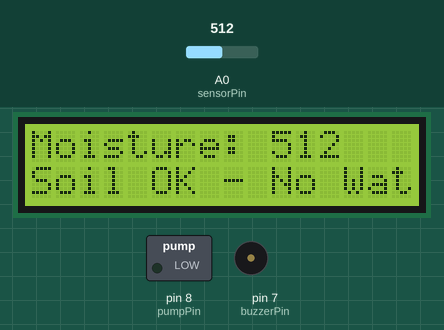
Simulated run of this sketch. Board: Arduino Uno, built with avr-gcc and run on an emulated ATmega328P. On the bench: 16×2 character LCD, switched loads named in the sketch (green lamp = pin HIGH), buzzer (waves = sounding, pin HIGH). Inputs (shaded band) come from the test bench; at power-on: A0 (sensorPin) = 512. What the sketch prints to the serial monitor is not drawn.

Above: at 1.6 s.
1.7 s: A0 (sensorPin) set to 414
At 3.2 s:
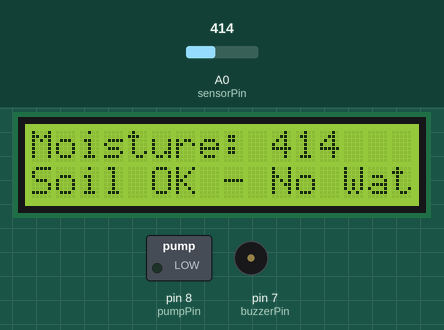
3.5 s: A0 (sensorPin) set to 390
At 4.7 s:
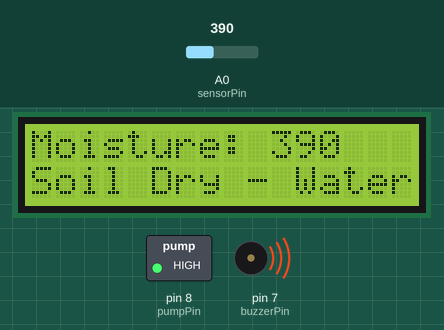
7.5 s: A0 (sensorPin) set to 410
At 8.8 s:
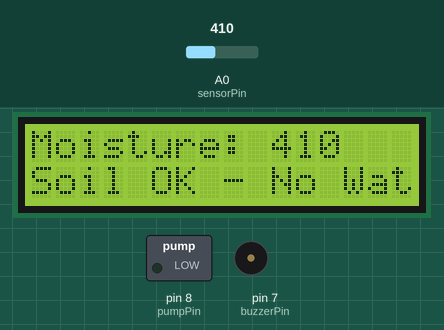
Timing chart, 0 to 10.5 s (numbered marks = the images above; inputs shaded):
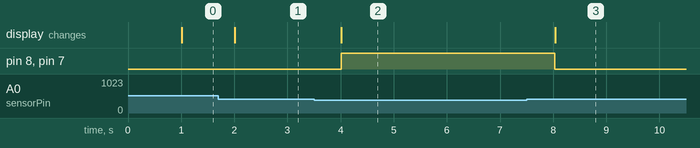

Measured:
- the behaviour switches between 400 and 399 on A0 (sensorPin) (found by bisection; images 1 and 2)
- after the input at 1.7 s, the display: changes after 0.31 s (image 1)
- after the input at 3.5 s, pin 8 (pumpPin), pin 7 (buzzerPin): LOW → HIGH after 0.51 s; the display: changes after 0.51 s (image 2)
- after the input at 7.5 s, pin 8 (pumpPin), pin 7 (buzzerPin): HIGH → LOW after 0.53 s; the display: changes after 0.54 s (image 3)

The sketch:

Smart_irrigation_system.ino
```cpp
#include <LiquidCrystal.h>

// LCD pin configuration: RS, E, D4, D5, D6, D7
LiquidCrystal lcd(12, 11, 5, 4, 3, 2);

const int sensorPin = A0;     // Soil moisture sensor
const int pumpPin = 8;        // LED
const int buzzerPin = 7;      // Buzzer
const int threshold = 400;    // Moisture threshold
const unsigned long checkInterval = 1000;  // Every 5 sec
const unsigned long pumpDuration = 1000;   // Run pump for 5 sec

unsigned long lastCheckTime = 0;

void setup() {
  lcd.begin(16, 2);           // Initialize LCD
  pinMode(pumpPin, OUTPUT);
  pinMode(buzzerPin, OUTPUT);
  digitalWrite(pumpPin, LOW);
  digitalWrite(buzzerPin, LOW);
  Serial.begin(9600);
}

void loop() {
  unsigned long currentTime = millis();

  if (currentTime - lastCheckTime >= checkInterval) {
    lastCheckTime = currentTime;

    int moisture = analogRead(sensorPin);
    Serial.print("Moisture Level: ");
    Serial.println(moisture);

    lcd.clear();
    lcd.setCursor(0, 0);
    lcd.print("Moisture: ");
    lcd.print(moisture);

    if (moisture < threshold) {
      lcd.setCursor(0, 1);
      lcd.print("Soil Dry - Watering");
      digitalWrite(pumpPin, HIGH);   // Turn on pump (LED)
      digitalWrite(buzzerPin, HIGH); // Buzz
      delay(pumpDuration);           // Wait
      digitalWrite(pumpPin, LOW);    // Turn off
      digitalWrite(buzzerPin, LOW);  // Stop buzz
    } else {
      lcd.setCursor(0, 1);
      lcd.print("Soil OK - No Water");
      digitalWrite(pumpPin, LOW);
      digitalWrite(buzzerPin, LOW);
    }
  }
}
```
